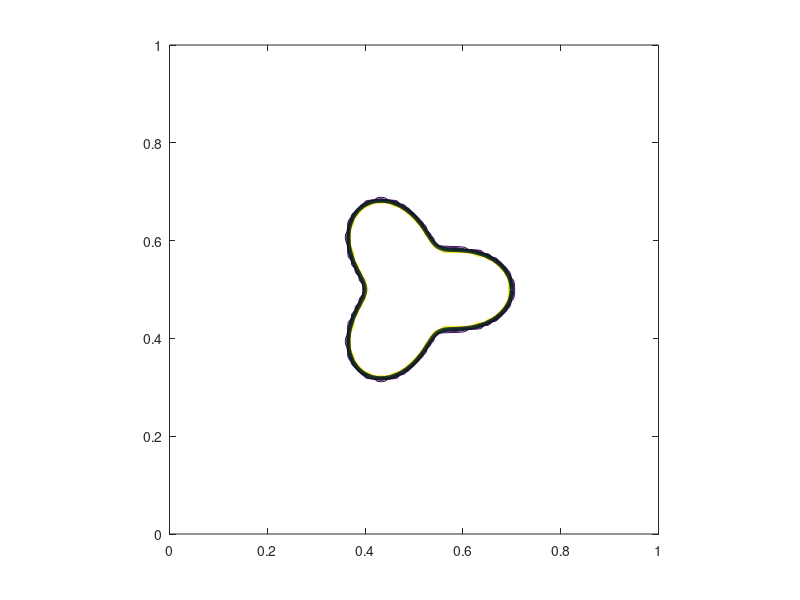

Source code (MATLAB): (Note: this script raises an error after producing the figure.)
%===============================================================
% VOF-ML.m
% A very simple Navier-Stokes solver for a drop falling in a
% rectangular box, using a conservative form of the equations. 
% A 3-order explicit projection method and centered in space 
% discretizationa are used. The density is advected by a front 
% tracking scheme and surface tension and variable viscosity is
% included. The VOF volume fraction is found directly from the
% front and the surface tension is found by machine learning
% Author: Yinghe Qi and Gretar Tryggvason (5/25/2018)
%===============================================================
clear
close all

Lx=1.0;Ly=1.0;gx=0.0;gy=0.0; sigma=10; % Domain size and
rho1=1.0; rho2=2.0; m1=0.01; m2=0.02;     % physical variables
unorth=0; usouth=0; veast=0; vwest=0; time=0.0; 
rad=0.15; xc=0.5; yc=0.7;          % Initial drop size and location

%-------------------- Numerical variables ----------------------
nx=128;ny=128;dt=0.0005;nstep=100; maxit=200;maxError=0.001;beta=1.5; Nf=1200;

%-------------------- Zero various arrys -----------------------
u=zeros(nx+1,ny+2);  v=zeros(nx+2,ny+1);  p=zeros(nx+2,ny+2);
ut=zeros(nx+1,ny+2); vt=zeros(nx+2,ny+1); tmp1=zeros(nx+2,ny+2); 
uu=zeros(nx+1,ny+1); vv=zeros(nx+1,ny+1); tmp2=zeros(nx+2,ny+2);
fx=zeros(nx+2,ny+2); fy=zeros(nx+2,ny+2); r=zeros(nx+2,ny+2);
r=zeros(nx+2,ny+2);  chi=zeros(nx+2,ny+2); 
m=zeros(nx+2,ny+2);  d=zeros(nx+2,ny+2); 
xf=zeros(1,Nf+2); yf=zeros(1,Nf+2); 
uf=zeros(1,Nf+2); vf=zeros(1,Nf+2);
tx=zeros(1,Nf+2); ty=zeros(1,Nf+2);
un=zeros(nx+1,ny+2); vn=zeros(nx+2,ny+1);   % Used for 
rn=zeros(nx+2,ny+2); mn=zeros(nx+2,ny+2);   % higher order
xfn=zeros(1,Nf+2); yfn=zeros(1,Nf+2);       % in time

dx=Lx/nx;dy=Ly/ny;                          % Set the grid 
for i=1:nx+2; x(i)=dx*(i-1.5);end; for j=1:ny+2; y(j)=dy*(j-1.5);end;

%-------------------- Initial Conditions -----------------------
r=zeros(nx+2,ny+2)+rho1;m=zeros(nx+2,ny+2)+m1; % Set density and viscosity
x0=0.5;y0=0.5;r0=0.15;n=3;amp=0.05; DTheta=2*pi/(Nf);
for l=1:Nf+2
 theta=DTheta*(l-1);
 rad(l)=r0+amp*cos(n*theta);
 xf(l)=x0+rad(l)*cos(theta); yf(l)=y0+rad(l)*sin(theta); end                                         
% ---------------- construct the marker --------------------- 

chi=zeros(nx+2,ny+2);    % Set the initial value of chi

for i=1:Nf
  ip1=floor(xf(i)/dx)+2;ip2=floor(xf(i+1)/dx)+2;
  jp1=floor(yf(i)/dy)+2;jp2=floor(yf(i+1)/dy)+2;

  xs(1)=xf(i);xs(2)=xf(i+1);xs(3)=xf(i+1);xs(4)=xf(i+1);  % Add two in-
  ys(1)=yf(i);ys(2)=yf(i+1);ys(3)=yf(i+1);ys(4)=yf(i+1);  % between points

  if (ip1 ~= ip2)
    if (ip1 < ip2) xv=(ip2-2)*dx; end; if (ip1 > ip2) xv=(ip1-2)*dx; end;
    yv=yf(i)+((yf(i+1)-yf(i))/(xf(i+1)-xf(i)))*(xv-xf(i));
  end; 
  
  if (jp1 ~= jp2)
    if (jp1 < jp2) yh=(jp2-2)*dy; end; if (jp1 > jp2) yh=(jp1-2)*dy; end;
    xh=xf(i)+((xf(i+1)-xf(i))/(yf(i+1)-yf(i)))*(yh-yf(i));
  end;

  if (ip1 ~= ip2) & (jp1 == jp2), xs(2)=xv;ys(2)=yv; end
  if (jp1 ~= jp2) & (ip1 == ip2) xs(2)=xh;ys(2)=yh; end
   
  if (ip1 < ip2) & (jp1 ~= jp2),
      xs(2)=xv;ys(2)=yv; xs(3)=xh;ys(3)=yh;
      if(xv > xh) xs(2)=xh;ys(2)=yh; xs(3)=xv;ys(3)=yv;end
  end    
  if (ip1 > ip2) & (jp1 ~= jp2),
      xs(2)=xv;ys(2)=yv; xs(3)=xh;ys(3)=yh;
      if(xv < xh) xs(2)=xh;ys(2)=yh; xs(3)=xv;ys(3)=yv;end
  end    

   for j=1:3        
     ip=floor(0.5*(xs(j)+xs(j+1))/dx)+2;
     jp=floor(0.5*(ys(j)+ys(j+1))/dy)+2;
     ddx=-(xs(j+1)-xs(j));
     chi(ip,jp)=chi(ip,jp)+(0.5*(ys(j)+ys(j+1))-dy*(jp-2))*ddx/dx/dy;
     for k=1:jp-1;chi(ip,k)=chi(ip,k)+dy*ddx/dx/dy; end     % start at the bottom
   end
end

% ----- end of constructing the marker ------------------- 
hold off,contour(x(2:nx+1),y(2:ny+1),chi(2:nx+1,2:nx+1)'),axis equal,axis([0 Lx 0 Ly]);
hold on;plot(xf(1:Nf),yf(1:Nf),'k','linewidth',3);pause(0.01)               

%---------------------- START TIME LOOP ------------------------
for is=1:nstep,is
  un=u; vn=v; rn=r; mn=m; xfn=xf; yfn=yf;  % Higher order
  for substep=1:3                          % in time

%---------------------- Advect the Front -----------------------
	for l=2:Nf+1                       % Interpolate the Front Velocities
      ip=floor(xf(l)/dx)+1; jp=floor((yf(l)+0.5*dy)/dy)+1;
      ax=xf(l)/dx-ip+1;ay=(yf(l)+0.5*dy)/dy-jp+1;	   
      uf(l)=(1.0-ax)*(1.0-ay)*u(ip,jp)+ax*(1.0-ay)*u(ip+1,jp)+...
		             (1.0-ax)*ay*u(ip,jp+1)+ax*ay*u(ip+1,jp+1);
						
      ip=floor((xf(l)+0.5*dx)/dx)+1; jp=floor(yf(l)/dy)+1;
      ax=(xf(l)+0.5*dx)/dx-ip+1;ay=yf(l)/dy-jp+1;
	  vf(l)=(1.0-ax)*(1.0-ay)*v(ip,jp)+ax*(1.0-ay)*v(ip+1,jp)+...
		             (1.0-ax)*ay*v(ip,jp+1)+ax*ay*v(ip+1,jp+1);
    end     

    for l=2:Nf+1, xf(l)=xf(l)+dt*uf(l); yf(l)=yf(l)+dt*vf(l);end % Move the
	xf(1)=xf(Nf+1);yf(1)=yf(Nf+1);xf(Nf+2)=xf(2);yf(Nf+2)=yf(2); % Front
 	
%-------------- Update the marker function ---------------------
% ---------------- construct the marker --------------------- 

chi=zeros(nx+2,ny+2);    % Set the initial value of chi

for i=1:Nf
  ip1=floor(xf(i)/dx)+2;ip2=floor(xf(i+1)/dx)+2;
  jp1=floor(yf(i)/dy)+2;jp2=floor(yf(i+1)/dy)+2;

  xs(1)=xf(i);xs(2)=xf(i+1);xs(3)=xf(i+1);xs(4)=xf(i+1);  % Add two in-
  ys(1)=yf(i);ys(2)=yf(i+1);ys(3)=yf(i+1);ys(4)=yf(i+1);  % between points

  if (ip1 ~= ip2)
    if (ip1 < ip2) xv=(ip2-2)*dx; end; if (ip1 > ip2) xv=(ip1-2)*dx; end;
    yv=yf(i)+((yf(i+1)-yf(i))/(xf(i+1)-xf(i)))*(xv-xf(i));
  end; 
  
  if (jp1 ~= jp2)
    if (jp1 < jp2) yh=(jp2-2)*dy; end; if (jp1 > jp2) yh=(jp1-2)*dy; end;
    xh=xf(i)+((xf(i+1)-xf(i))/(yf(i+1)-yf(i)))*(yh-yf(i));
  end;

  if (ip1 ~= ip2) & (jp1 == jp2), xs(2)=xv;ys(2)=yv; end
  if (jp1 ~= jp2) & (ip1 == ip2) xs(2)=xh;ys(2)=yh; end
   
  if (ip1 < ip2) & (jp1 ~= jp2),
      xs(2)=xv;ys(2)=yv; xs(3)=xh;ys(3)=yh;
      if(xv > xh) xs(2)=xh;ys(2)=yh; xs(3)=xv;ys(3)=yv;end
  end    
  if (ip1 > ip2) & (jp1 ~= jp2),
      xs(2)=xv;ys(2)=yv; xs(3)=xh;ys(3)=yh;
      if(xv < xh) xs(2)=xh;ys(2)=yh; xs(3)=xv;ys(3)=yv;end
  end    

   for j=1:3        
     ip=floor(0.5*(xs(j)+xs(j+1))/dx)+2;
     jp=floor(0.5*(ys(j)+ys(j+1))/dy)+2;
     ddx=-(xs(j+1)-xs(j));
     chi(ip,jp)=chi(ip,jp)+(0.5*(ys(j)+ys(j+1))-dy*(jp-2))*ddx/dx/dy;
     for k=1:jp-1;chi(ip,k)=chi(ip,k)+dy*ddx/dx/dy; end     % start at the bottom
   end
end

% ----- end of constructing the marker -------------------        
%-------------------- Update the density ----------------------
    ro=r;
    for i=1:nx+2,for j=1:ny+2
      r(i,j)=rho1+(rho2-rho1)*chi(i,j);
    end,end 

%----------------- find the surface tension using NN ------------
cur=zeros(nx+2,ny+2);
norm=zeros(nx+2,ny+2);
normx=zeros(nx+2,ny+2);
normy=zeros(nx+2,ny+2);
length=zeros(nx+2,ny+2);
ip1=-1;
jp1=-1;
for l=1:Nf
    ip=floor(xf(l)/dx)+2;
    jp=floor(yf(l)/dy)+2;
    if (ip~=ip1)||(jp~=jp1)
        ip1=ip;
        jp1=jp;
        cur(ip1,jp1)=NNCircle2([chi(ip1-1,jp1-1),chi(ip1-1,jp1),chi(ip1-1,jp1+1), ...
            chi(ip1,jp1-1),chi(ip1,jp1),chi(ip1,jp1+1),chi(ip1+1,jp1-1), ...
            chi(ip1+1,jp1),chi(ip1+1,jp1+1)]')/dx; % find the curvature
        normx(ip1,jp1)=(chi(ip1+1,jp1)-chi(ip1-1,jp1))/2/dx; % find the norm
        normy(ip1,jp1)=(chi(ip1,jp1+1)-chi(ip1,jp1-1))/2/dy;
        norm(ip1,jp1)=sqrt(normx(ip1,jp1)^2+normy(ip1,jp1)^2);
        normx(ip1,jp1)=normx(ip1,jp1)/norm(ip1,jp1);
        normy(ip1,jp1)=normy(ip1,jp1)/norm(ip1,jp1);
        i=sqrt(-1);
        theta1=angle(normx(ip1,jp1)+i*normy(ip1,jp1));
        theta1=min(abs([theta1,theta1-pi/2,theta1-pi,theta1+pi/2,theta1+pi]));
        if chi(ip1,jp1)<(tan(theta1)/2)
            length(ip1,jp1)=sqrt(2*chi(ip1,jp1)/tan(theta1))/cos(theta1)*dx;
        elseif chi(ip1,jp1)<(1-tan(theta1)/2)
            length(ip1,jp1)=1/cos(theta1)*dx;
        else
            length(ip1,jp1)=sqrt(2*(1-chi(ip1,jp1))/tan(theta1))/cos(theta1)*dx;
        end
    end
end

%----------------- distribute the surface tension --------------
fx=zeros(nx+1,ny+2);
fy=zeros(nx+2,ny+1);
for i=2:nx % x component of surface tension
    for j=2:ny+1
        fx(i,j)=0.5*sigma*((cur(i,j))*normx(i,j)*length(i,j) ...
            +(cur(i+1,j))*normx(i+1,j)*length(i+1,j))/dx/dy;
    end
end
for i=2:nx+1
    for j=2:ny
        fy(i,j)=0.5*sigma*((cur(i,j))*normy(i,j)*length(i,j) ...
            +(cur(i,j+1))*normy(i,j+1)*length(i,j+1))/dx/dy;
    end
end
fx(1:nx+1,2)=fx(1:nx+1,2)+fx(1:nx+1,1);           % Correct boundary
fx(1:nx+1,ny+1)=fx(1:nx+1,ny+1)+fx(1:nx+1,ny+2);  % values for the
fy(2,1:ny+1)=fy(2,1:ny+1)+fy(1,1:ny+1);           % surface force
fy(nx+1,1:ny+1)=fy(nx+1,1:ny+1)+fy(nx+2,1:ny+1);  % on the grid

    
%------------- Set tangential velocity at boundaries -----------	     
    u(1:nx+1,1)=2*usouth-u(1:nx+1,2);u(1:nx+1,ny+2)=2*unorth-u(1:nx+1,ny+1);
    v(1,1:ny+1)=2*vwest-v(2,1:ny+1);v(nx+2,1:ny+1)=2*veast-v(nx+1,1:ny+1);

%-------------- Find the predicted velocities ------------------	     
    for i=2:nx,for j=2:ny+1      % Temporary u-velocity-advection
      ut(i,j)=(2.0/(r(i+1,j)+r(i,j)))*(0.5*(ro(i+1,j)+ro(i,j))*u(i,j)+ dt*( ...
      -(0.25/dx)*(ro(i+1,j)*(u(i+1,j)+u(i,j))^2-ro(i,j)*(u(i,j)+u(i-1,j))^2)...
      -(0.0625/dy)*( (ro(i,j)+ro(i+1,j)+ro(i,j+1)+ro(i+1,j+1))*             ...
                                       (u(i,j+1)+u(i,j))*(v(i+1,j)+v(i,j))  ...
      -(ro(i,j)+ro(i+1,j)+ro(i+1,j-1)+ro(i,j-1))*(u(i,j)                    ...
                                       +u(i,j-1))*(v(i+1,j-1)+v(i,j-1)))    ...
                                  + 0.5*(ro(i+1,j)+ro(i,j))*gx              ...
                                  +fx(i,j)*(ro(i+1,j)+ro(i,j))/2/1.5));
    end,end

    for i=2:nx+1,for j=2:ny       % Temporary v-velocity-advection 
      vt(i,j)=(2.0/(r(i,j+1)+r(i,j)))*(0.5*(ro(i,j+1)+ro(i,j))*v(i,j)+ dt*( ...     
      -(0.0625/dx)*( (ro(i,j)+ro(i+1,j)+ro(i+1,j+1)+ro(i,j+1))*             ...
                                        (u(i,j)+u(i,j+1))*(v(i,j)+v(i+1,j)) ...
                  - (ro(i,j)+ro(i,j+1)+ro(i-1,j+1)+ro(i-1,j))*              ...
                                    (u(i-1,j+1)+u(i-1,j))*(v(i,j)+v(i-1,j)))...                                 
      -(0.25/dy)*(ro(i,j+1)*(v(i,j+1)+v(i,j))^2-ro(i,j)*(v(i,j)+v(i,j-1))^2)...
                                  + 0.5*(ro(i,j+1)+ro(i,j))*gy              ...
                                  +fy(i,j)*(ro(i,j)+ro(i,j+1))/2/1.5));    
    end,end
        
    for i=2:nx,for j=2:ny+1      % Temporary u-velocity-viscosity
      ut(i,j)=ut(i,j)+(2.0/(r(i+1,j)+r(i,j)))*dt*(...                                         
               +(1./dx)*2.*(m(i+1,j)*(1./dx)*(u(i+1,j)-u(i,j)) -       ...
                  m(i,j)  *(1./dx)*(u(i,j)-u(i-1,j)) )                 ...
         +(1./dy)*( 0.25*(m(i,j)+m(i+1,j)+m(i+1,j+1)+m(i,j+1))*        ...
           ((1./dy)*(u(i,j+1)-u(i,j)) + (1./dx)*(v(i+1,j)-v(i,j)) ) -  ...
                0.25*(m(i,j)+m(i+1,j)+m(i+1,j-1)+m(i,j-1))*            ...
          ((1./dy)*(u(i,j)-u(i,j-1))+ (1./dx)*(v(i+1,j-1)- v(i,j-1))) ) ) ;
    end,end
       
    for i=2:nx+1,for j=2:ny       % Temporary v-velocity-viscosity 
          vt(i,j)=vt(i,j)+(2.0/(r(i,j+1)+r(i,j)))*dt*(...
            +(1./dx)*( 0.25*(m(i,j)+m(i+1,j)+m(i+1,j+1)+m(i,j+1))*     ...
           ((1./dy)*(u(i,j+1)-u(i,j)) + (1./dx)*(v(i+1,j)-v(i,j)) ) -  ...
                0.25*(m(i,j)+m(i,j+1)+m(i-1,j+1)+m(i-1,j))*            ...
          ((1./dy)*(u(i-1,j+1)-u(i-1,j))+ (1./dx)*(v(i,j)- v(i-1,j))) )...
           +(1./dy)*2.*(m(i,j+1)*(1./dy)*(v(i,j+1)-v(i,j)) -           ...
                  m(i,j) *(1./dy)*(v(i,j)-v(i,j-1)) ) ) ;    
    end,end   

%------------------ Solve the Pressure Equation ----------------    
    rt=r; lrg=1000;   % Compute source term and the coefficient for p(i,j)
    rt(1:nx+2,1)=lrg;rt(1:nx+2,ny+2)=lrg;
    rt(1,1:ny+2)=lrg;rt(nx+2,1:ny+2)=lrg;

    for i=2:nx+1,for j=2:ny+1
      tmp1(i,j)= (0.5/dt)*( (ut(i,j)-ut(i-1,j))/dx+(vt(i,j)-vt(i,j-1))/dy );
      tmp2(i,j)=1.0/( (1./dx)*(1./(dx*(rt(i+1,j)+rt(i,j)))+   ...
                               1./(dx*(rt(i-1,j)+rt(i,j))) )+ ...
                      (1./dy)*(1./(dy*(rt(i,j+1)+rt(i,j)))+   ...
                               1./(dy*(rt(i,j-1)+rt(i,j))) )   );
    end,end

    for it=1:maxit	               % Solve for pressure by SOR
      oldArray=p;
      for i=2:nx+1,for j=2:ny+1
        p(i,j)=(1.0-beta)*p(i,j)+beta* tmp2(i,j)*(        ...
        (1./dx)*( p(i+1,j)/(dx*(rt(i+1,j)+rt(i,j)))+      ...
                  p(i-1,j)/(dx*(rt(i-1,j)+rt(i,j))) )+ ...
        (1./dy)*( p(i,j+1)/(dy*(rt(i,j+1)+rt(i,j)))+      ...
                  p(i,j-1)/(dy*(rt(i,j-1)+rt(i,j))) ) - tmp1(i,j));
      end,end
      if max(max(abs(oldArray-p))) <maxError, break, end
    end
                                      
    for i=2:nx,for j=2:ny+1   % Correct the u-velocity 
      u(i,j)=ut(i,j)-dt*(2.0/dx)*(p(i+1,j)-p(i,j))/(r(i+1,j)+r(i,j));
    end,end
      
    for i=2:nx+1,for j=2:ny   % Correct the v-velocity
      v(i,j)=vt(i,j)-dt*(2.0/dy)*(p(i,j+1)-p(i,j))/(r(i,j+1)+r(i,j));
    end,end

    for i=1:nx+2,for j=1:ny+2 % Update the viscosity
      m(i,j)=m1+(m2-m1)*chi(i,j);
    end,end 

    if substep==2, % Higher order (RK-3) in time
      u=0.75*un+0.25*u; v=0.75*vn+0.25*v; r=0.75*rn+0.25*r;
      m=0.75*mn+0.25*m; xf=0.75*xfn+0.25*xf; yf=0.75*yfn+0.25*yf;
    elseif substep==3
      u=(1/3)*un+(2/3)*u; v=(1/3)*vn+(2/3)*v; r=(1/3)*rn+(2/3)*r;
      m=(1/3)*mn+(2/3)*m; xf=(1/3)*xfn+(2/3)*xf; yf=(1/3)*yfn+(2/3)*yf;
    end
    
  end               % End of sub-iteration for RK-3 time integration

%--------------- Add and deleate points in the Front -----------
  xfold=xf;yfold=yf; l1=1;
  for l=2:Nf+1
    ds=sqrt( ((xfold(l)-xf(l1))/dx)^2 + ((yfold(l)-yf(l1))/dy)^2);
    if (ds > 0.5)
      l1=l1+1;xf(l1)=0.5*(xfold(l)+xf(l1-1));yf(l1)=0.5*(yfold(l)+yf(l1-1));
      l1=l1+1;xf(l1)=xfold(l);yf(l1)=yfold(l);
    elseif (ds < 0.25)
       % DO NOTHING!
    else
      l1=l1+1;xf(l1)=xfold(l);yf(l1)=yfold(l);
    end    
  end
  Nf=l1-1;
  xf(1)=xf(Nf+1);yf(1)=yf(Nf+1);xf(Nf+2)=xf(2);yf(Nf+2)=yf(2);
  % Smooth the front
  xfold=xf; yfold=yf; for l=2:Nf+1; w=0.7;
      xf(l)=w*xfold(l)+0.5*(1-w)*(xfold(l+1)+xfold(l-1));
      yf(l)=w*yfold(l)+0.5*(1-w)*(yfold(l+1)+yfold(l-1)); end
  xf(1)=xf(Nf+1); yf(1)=yf(Nf+1); xf(Nf+2)=xf(2); yf(Nf+2)=yf(2);
  
%----------------- Compute Diagnostic quantitites --------------
  Area(is)=0; CentroidX(is)=0; CentroidY(is)=0; Time(is)=time;
  Perim(is)=0.0;
  for l=2:Nf+1, Area(is)=Area(is)+...
      0.25*((xf(l+1)+xf(l))*(yf(l+1)-yf(l))-(yf(l+1)+yf(l))*(xf(l+1)-xf(l)));  
    CentroidX(is)=CentroidX(is)+...
      0.125*((xf(l+1)+xf(l))^2+(yf(l+1)+yf(l))^2)*(yf(l+1)-yf(l));
    CentroidY(is)=CentroidY(is)-...
      0.125*((xf(l+1)+xf(l))^2+(yf(l+1)+yf(l))^2)*(xf(l+1)-xf(l));
    dss=sqrt((xf(l+1)-xf(l))^2 + (yf(l+1)-yf(l))^2); Perim(is)=Perim(is)+dss;
  end
  CentroidX(is)=CentroidX(is)/Area(is);CentroidY(is)=CentroidY(is)/Area(is);
  Perim(is)=Perim(is)-2*pi*r0;
  % compute the moment M
  M(is)=0;
  for i=2:nx+1
      for j=2:ny+1
          M(is)=M(is)+chi(i,j)*((x(i)-x0)^2+(y(j)-y0)^2)*dx*dy;
      end
  end    

%------------------ Plot the results ---------------------------
  time=time+dt                   % plot the results
  uu(1:nx+1,1:ny+1)=0.5*(u(1:nx+1,2:ny+2)+u(1:nx+1,1:ny+1));
  vv(1:nx+1,1:ny+1)=0.5*(v(2:nx+2,1:ny+1)+v(1:nx+1,1:ny+1));
  for i=1:nx+1,xh(i)=dx*(i-1);end;     for j=1:ny+1,yh(j)=dy*(j-1);end
  hold off,contour(x,y,r'),axis equal,axis([0 Lx 0 Ly]);
  hold on;quiver(xh,yh,uu',vv','r');
  plot(xf(1:Nf),yf(1:Nf),'k','linewidth',2);pause(0.01)
end                  % End of time step

%------ Extra commands for interactive processing --------------
% plot(Time,Area,'r','linewidth',2); axis([0 dt*nstep 0 0.1]);
% set(gca,'Fontsize',18, 'LineWidth',2)
% T1=Time;A1=Area;CX1=CentroidX;CY1=CentroidY;
% T2=Time;A2=Area;CX2=CentroidX;CY2=CentroidY;
% figure, mesh(x,y,chi');

% quiver(nnx(2:nx,2:ny)',nny(2:nx,2:ny)');axis 'square'